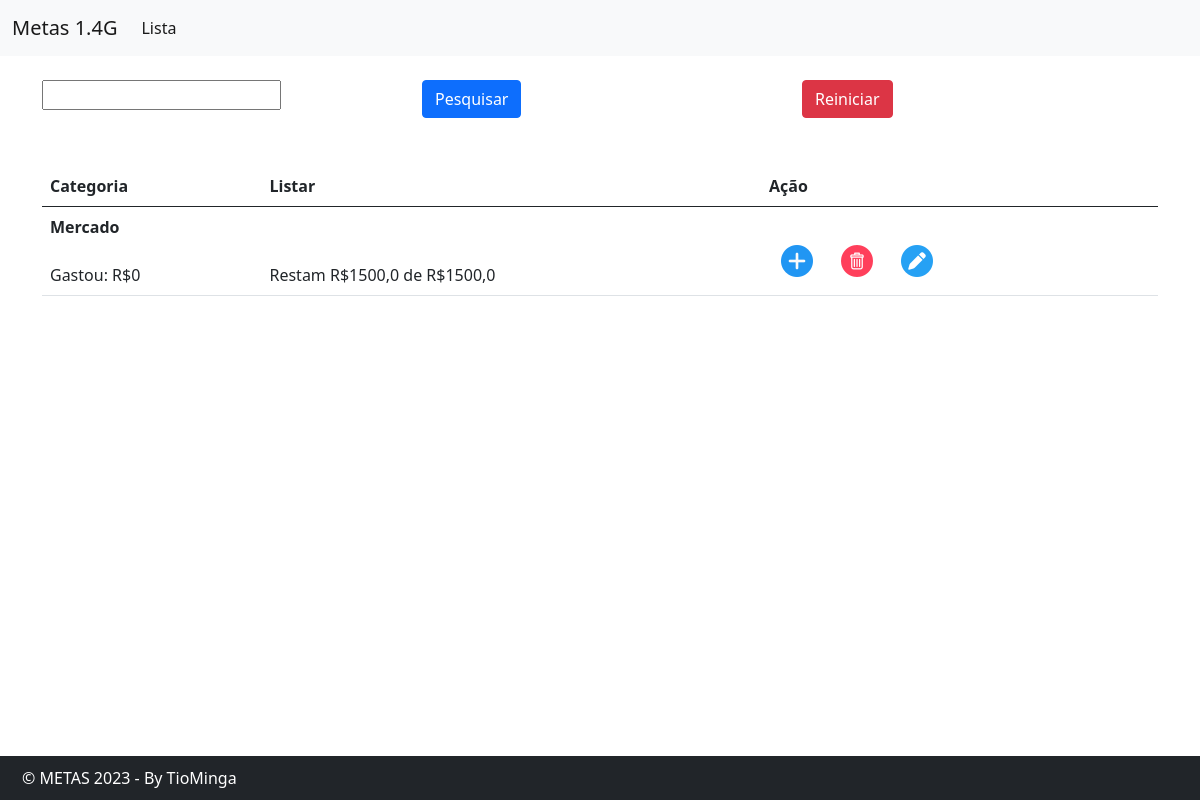
The page /categorias/list/ on the database as committed earlier.
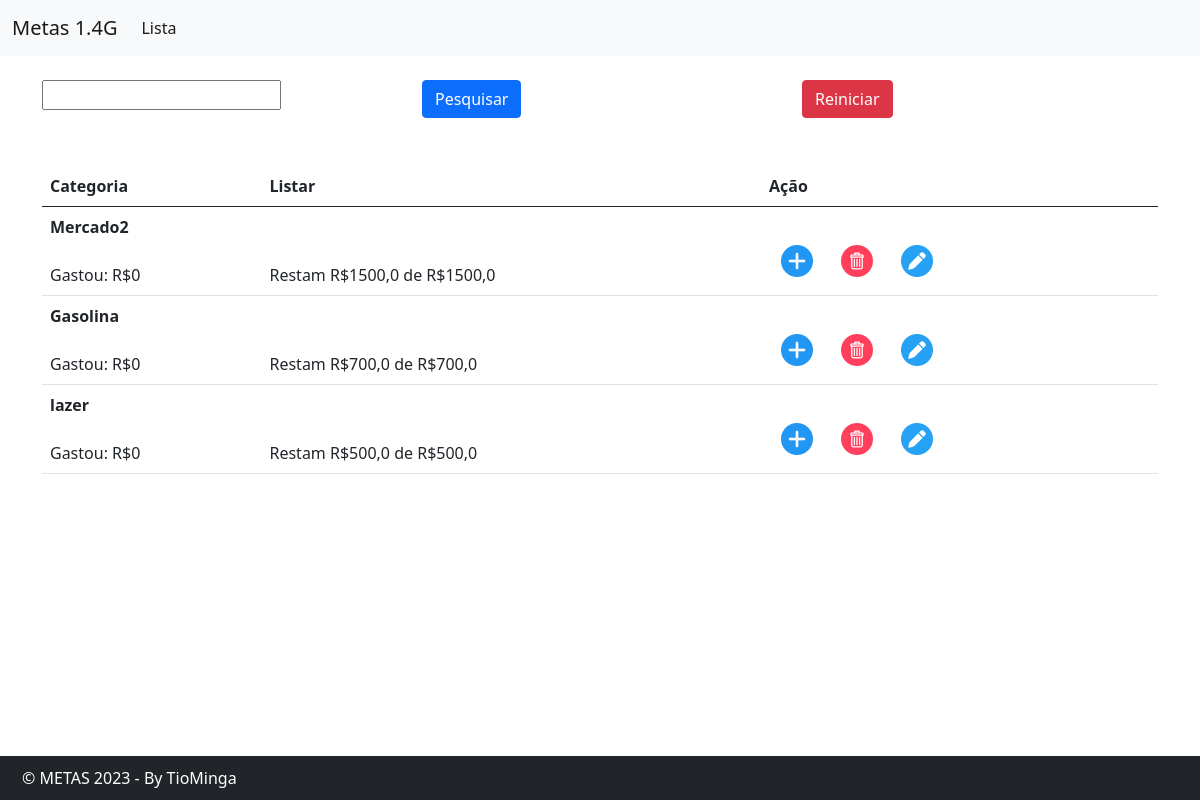
The same page on the database as committed later.
### categorias/models.py (models this page shows, shortened)
class Categoria(models.Model):
    nome = models.CharField(max_length=60)
    meta = models.FloatField()
    status = models.IntegerField(default=1)
    date_added = models.DateTimeField(auto_now_add=True)

### categorias/views.py (the view)
# urls.py: path('list/', views.categorias_lista,name='categorias_listar'),
def categorias_lista(request):
    valor = request.POST.get('valor')
    if valor is not None and len(valor)>0:
        condiction = Q(nome__icontains = valor, status__gte = 1)
    else:
        condiction = Q(status__gte = 1)
    arr_list = Categoria.objects.filter(condiction)[:100000]
    for categoria in arr_list:
        categoria.percentual = percentual(categoria.id)
        categoria.total_gasto = total_gastos(categoria.id)
        categoria.resta = resta(categoria.id)
        categoria.width_bar = width_bar(categoria.id)
    return render(request,"categorias_lista.html",{'arr_list':arr_list})

### categorias/views.py (called while the page is built)
def limite_gastos(id_categoria):
    obj_categoria = Categoria.objects.filter(id=id_categoria).values('meta','nome').order_by('nome').first()
    return obj_categoria['meta']

def resta(id_categoria):
    grupo = grupo_atual()
    jagasto = total_gastos(id_categoria)
    limite = limite_gastos(id_categoria)
    resta = limite - jagasto
    resta = round(resta,2)
    return resta

def total_gastos(id_categoria):
    grupo = grupo_atual()
    total = Gasto.objects.filter(fk_categorias_id=id_categoria, grupo=grupo).aggregate(Sum('valor'))['valor__sum'] or 0
    total = round(total,2)
    return total

def percentual(id_categoria):
    grupo = grupo_atual()
    limite = limite_gastos(id_categoria)
    total = total_gastos(id_categoria)
    perc = round((total * 100)/limite,2)
    perc_str = str(perc).replace(',', '.')
    return perc_str

def width_bar(id_categoria):
    wd = float(percentual(id_categoria))
    if wd > 100:
        wd = 100
    elif wd < 0:
        wd=0
    return str(wd).replace(',','.')

### gastos/views.py (called while the page is built)
def grupo_atual():
    max_grupo = Gasto.objects.all().aggregate(Max('grupo'))['grupo__max']
    return max_grupo if max_grupo is not None else 1

### categorias/templates/categorias_lista.html (shortened to what this page needs)
{%extends "main.html"%}
{% load static %}
{% block 'body'%}
<body onload="loaded()">
<div  class="container">
    <form id="f_categoria_consulta" method="post" autocomplete="off" action="#">
        <br>
        <div class="row">
            <div class="col mb-5">
                <input type="text" id="ed_categoria_consulta_nome" name="valor" value="">
            </div>
            <div class="col mb-5">
                <input class="btn btn-primary" type="submit" value="Pesquisar">
            </div>
            <div class="col mb-5">
              <input class="btn btn-danger" type="button" data-bs-toggle="modal" data-bs-target="#categorias_reinicia_modal" value="Reiniciar">
          </div>
          </div>
          <div class="row">
            <div class="col mb-5">
                <table class="table" id="tb_categoria_lista" >
                  <thead>
                    <tr>
                      <th>Categoria</th>
                      <th>Listar</th>
                      <th>Ação</th>
                    </tr>
                  </thead>
                  <tbody>
                  <tr>
                    {% for categoria in arr_list %}
                    <td><b>{{ categoria.nome}}</b><br><br>Gastou: R${{ categoria.total_gasto}}</td>
                    <td  onclick="gasto_lista({{categoria.id}})">
                      <br>
                      Restam R${{categoria.resta}} de R${{categoria.meta}}
                    </td>
                      <td>
                        <button type="button" class="btn btn-link" onclick="gasto_novo({{categoria.id}})" data-bs-toggle="modal" style="border:0px">
                          <br><img class="img-fluid" src="{%static '/images/plus.png' %}">
                        </button>
                        <button type="button" class="btn btn-link" onclick="categorias_modal_apaga({{categoria.id}})" data-bs-toggle="modal" data-bs-target="#categorias_apaga_modal" style="border:0px">
                          <br><img class="img-fluid" src="{%static '/images/del.png' %}">
                        </button>
                      <button type="button" class="btn btn-link" onclick="categorias_altera({{categoria.id}})"  style="border:0px">
                        <br><img class="img-fluid" src="{%static '/images/edit.png' %}">
                      </button>
                    </td>
                    </tr>
                    {% endfor %}
                  </tbody>
                </table>
            </div>
        </div>
    </form>
</div>
<br><br><br>
</body>
{%endblock%}

### templates/main.html (shortened to what this page needs)
{% load static %}
<!doctype html>
<html lang="pt-BR">
  <head>
    <link rel="stylesheet" href="{% static 'css/main.css' %}">
    <link href="https://cdn.jsdelivr.net/npm/bootstrap@5.0.2/dist/css/bootstrap.min.css" rel="stylesheet">
    <link href="https://cdn.datatables.net/v/bs5/dt-1.13.8/datatables.min.css" rel="stylesheet">
  </head>
  <body>
    <nav class="navbar navbar-expand-lg navbar-light bg-light">
        <div class="container-fluid">
          <a class="navbar-brand" href="/categorias">Metas 1.4G</a>
          <div class="collapse navbar-collapse" id="navbarSupportedContent">
            <ul class="navbar-nav me-auto mb-2 mb-lg-0">
              <li class="nav-item">
                <a class="nav-link active" aria-current="page" href="/categorias/list/">Lista</a>
              </li>
            </ul>
          </div>
        </div>
    </nav>
      {% block 'body'%}
      {% endblock %}
    <div class="bg-dark text-white footer footer_index">
      <div id="footer_text" class="container-fluid footer_text">
            {% block 'footer' %}
            © METAS 2023 - By TioMinga
            {% endblock %}
        </div>
    </div>
  </body>
</html>

### static/css/main.css (style rules this page uses)
.footer_index { position: fixed; width: 100%; bottom: 0; background-color: #f1f1f1; padding: 10px; }
.footer_text { left:0%; }

Rows that differ between the two databases and show on the page:
changed Categoria: nome "Mercado" → "Mercado2"
added Categoria: nome "Gasolina", total_gasto "0", resta "700,0", meta "700,0"
added Categoria: nome "lazer", total_gasto "0", resta "500,0", meta "500,0"
